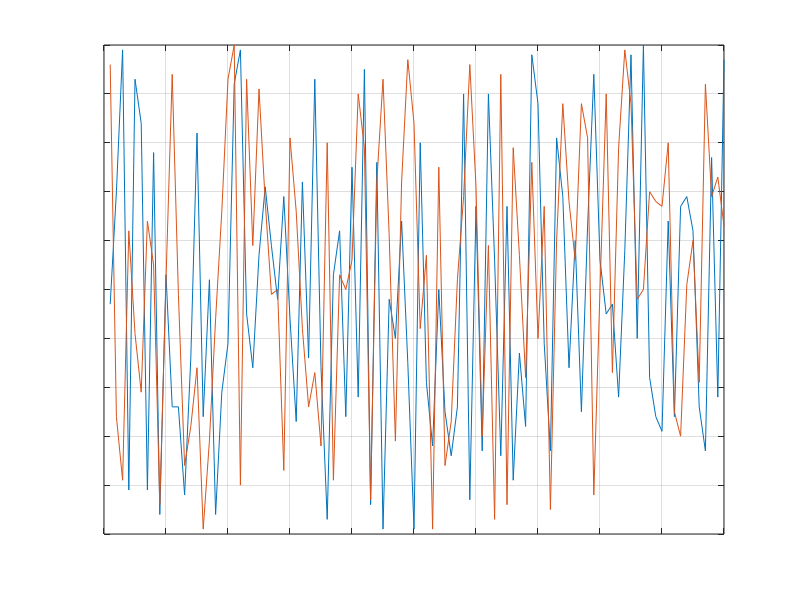

This figure's MATLAB source:
k=100;
x=[1:k];
s=k;
ch1_plot=zeros(1,k);
ch2_plot=zeros(1,k);
    figure
    plot(x,ch1_plot,x,ch2_plot);
   
while s
    ch1_plot = circshift(ch1_plot,1);
    ch2_plot = circshift(ch2_plot,1);
    
    ch1_plot(1)=uint8(randi(k));
    ch2_plot(1)=uint8(randi(k));
    plot(x,ch1_plot,x,ch2_plot);
    grid on
    set(gca,'xtick',[0:10:k])
    set(gca,'ytick',[0:10:k])
    
    yticklabels({})%sin valores en los ejes
    xticklabels({})
    drawnow update
    %pause(0.09)
    
   s=s-1; 
end